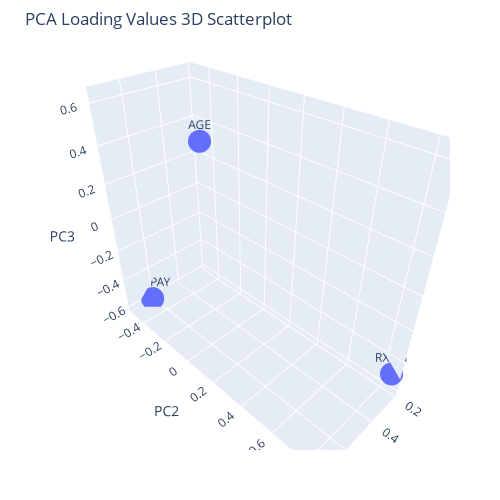

Write notebook code for a chart like this one.
### Code cell
# Generate a 3D scatter plot of variable parameters by loadings values for principal components.
loadings_label=df_loadings.index
fig = px.scatter_3d(df_loadings, x='PC1', y='PC2', z='PC3', text=loadings_label, title='PCA Loading Values 3D Scatterplot')
fig.update_traces(textposition='top center')
fig.update_layout(margin=dict(l=50,r=50,b=50,t=50))
fig.update_layout(width=500, height=500)
fig.show()

### Figure 1 — Plotly figure (JSON) as saved in the notebook; plotly's stock layout.template omitted (floating-point values rounded to 4 significant figures)
{"data": [{"hovertemplate": "PC1=%{x}<br>PC2=%{y}<br>PC3=%{z}<br>index=%{text}<extra></extra>", "legendgroup": "", "marker": {"color": "#636efa", "symbol": "circle"}, "mode": "markers+text", "name": "", "scene": "scene", "showlegend": false, "text": ["RXPM", "COPAY", "AGE"], "textposition": "top center", "type": "scatter3d", "x": [0.2069, 0.6286, 0.7497], "y": [0.8435, -0.5029, 0.1888], "z": [-0.4957, -0.5933, 0.6343]}], "layout": {"height": 500, "legend": {"tracegroupgap": 0}, "margin": {"b": 50, "l": 50, "r": 50, "t": 50}, "scene": {"domain": {"x": [0, 1], "y": [0, 1]}, "xaxis": {"title": {"text": "PC1"}}, "yaxis": {"title": {"text": "PC2"}}, "zaxis": {"title": {"text": "PC3"}}}, "title": {"text": "PCA Loading Values 3D Scatterplot"}, "width": 500}}
